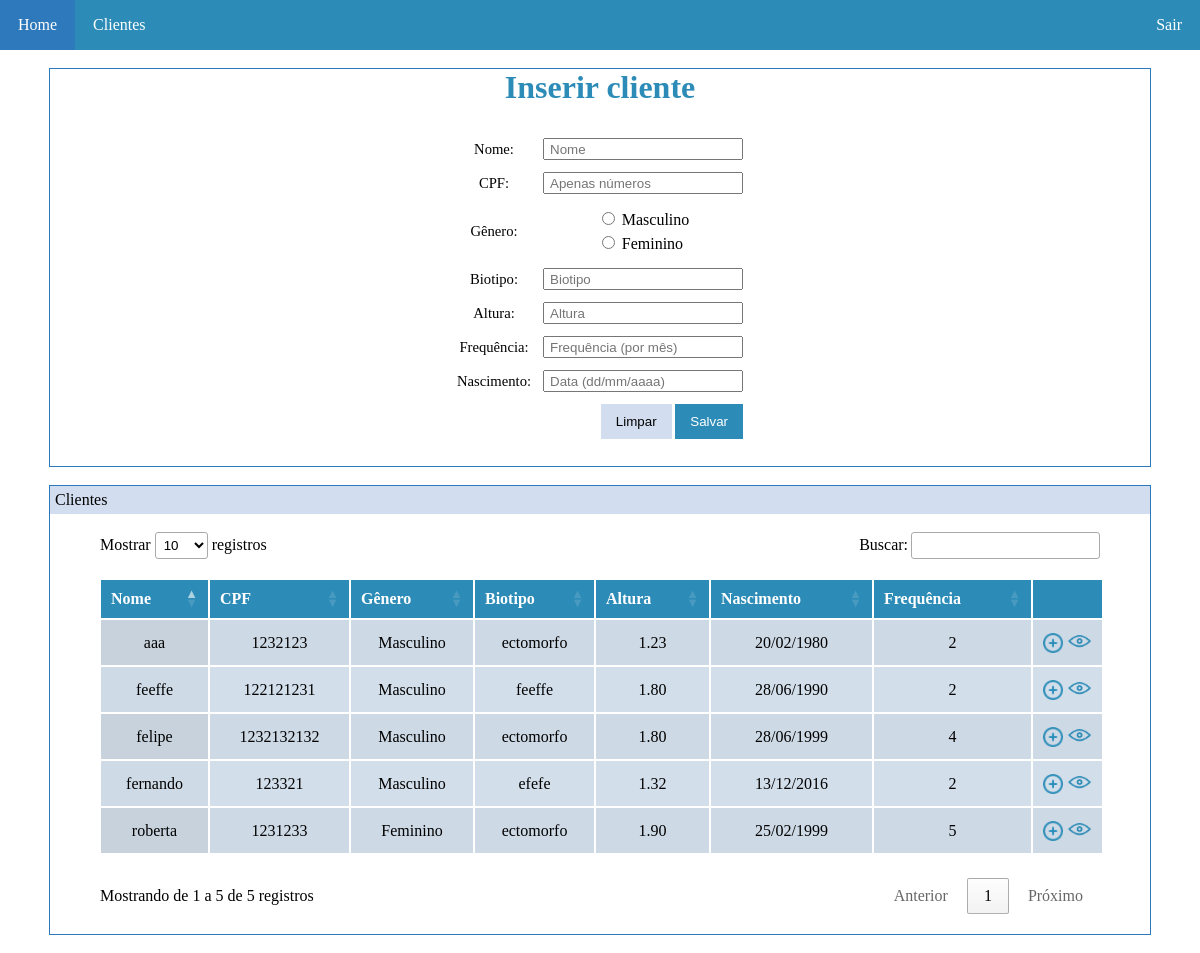
The app's page /cliente.php (signed in) with its own data.
### tables this page shows
CREATE TABLE `aluno` (
  `cpf` varchar(50) NOT NULL,
  `nome` varchar(200) NOT NULL,
  `dataNasc` date NOT NULL,
  `genero` char(1) NOT NULL,
  `altura` float NOT NULL,
  `biotipo` varchar(100) NOT NULL,
  `frequenciaSem` int(11) NOT NULL,
  `codigo` varchar(45) NOT NULL
);

### Dao/dao.class.php (called while the page is built, shortened)
<?php
require_once 'DaoBDClass/conexao.class.php';
require_once 'DaoBDClass/select.class.php';
class dao {
    public function buscarTodosPorObjeto($objeto, $ordenacao = null) {
        $select = new select();
        $result = $select->doSelect(get_class($objeto), $ordenacao, null);
        if (!empty($result)) {
            return $this->criarObjetosBusca($result, $objeto);
        } else {
            return false;
        }
    }
    private function criarObjetosBusca($result, $objeto) {
        $objetoClasse = new $classeObjeto();
        $reflectionObjetoClasse = new ReflectionObject($objetoClasse);
        $retorno = [];
        foreach ($result as $valor) {
            foreach ($reflectionObjetoClasse->getProperties() as $property) {
                $prop = $property->getName();
                $retorno[$prop][] = $valor[$prop];
            }
        }
        $objetosRetorno = [];
        for ($i = 0; $i < count($retorno[$prop]); $i++) {
            $objetoRegistro = new $classeObjeto();
            $reflectionObjetoRegistro = new ReflectionObject($objetoRegistro);
            foreach ($reflectionObjetoRegistro->getProperties() as $property) {
                $prop = $property->getName();
                $method = $reflectionObjetoRegistro->getMethod("set" . $prop);
            }
            array_push($objetosRetorno, $objetoRegistro);
        }
        return $objetosRetorno;
    }
}

### Dao/DaoBDClass/conexao.class.php (called while the page is built)
<?php
class conexao {
    private static $host = 'localhost';
    private static $user = 'root';
    private static $pass = '';
    private static $bd = 'academia';
    private static $connect;
    private static function conectar() {
        try {
            $options = [PDO::MYSQL_ATTR_INIT_COMMAND => 'SET NAMES UTF8'];
            $dsn = 'mysql:host=' . self::$host . ';dbname=' . self::$bd;
            self::$connect = new PDO($dsn, self::$user, self::$pass, $options);
        } catch (PDOException $e) {
            echo 'ERRO: --' . $e->getMessage() . '-- na linha --' . $e->getLine() . '--';
        }
        return self::$connect;
    }
    public static function getConexao() {
        return self::conectar();
    }
}

### Dao/DaoBDClass/select.class.php (called while the page is built, shortened)
<?php
class select extends conexao {
    private $conexao;
    private $query;
    public function doSelect($tabela, $termos = null, $dados = null) {
        $this->query = 'SELECT * FROM ' . $tabela . ' ' . $termos;
        return $this->executar();
    }
    private function conectando() {
        $this->conexao = parent::getConexao();
    }
    private function executar() {
        try {
            $this->select = $this->conexao->prepare($this->query);
            $this->select->setFetchMode(PDO::FETCH_ASSOC);
            $this->select->execute();
            $this->resultado = $this->select->fetchAll();
            return $this->resultado;
        } catch (PDOException $e) {
            echo 'Erro - ' . $e->getMessage();
        }
    }
}

### Class/aluno.class.php (called while the page is built, shortened)
<?php
class aluno {
    private $nome;
    private $cpf;
    private $dataNasc;
    private $genero;
    private $altura;
    private $biotipo;
    private $frequenciaSem;
    private $codigo;
    function getNome() {
        return $this->nome;
    }
    function getCpf() {
        return $this->cpf;
    }
    function getDataNasc() {
        return $this->dataNasc;
    }
    function getGenero() {
        return $this->genero;
    }
    function getAltura() {
        return $this->altura;
    }
    function getBiotipo() {
        return $this->biotipo;
    }
    function getFrequenciaSem() {
        return $this->frequenciaSem;
    }
    function getCodigo() {
        return $this->codigo;
    }
    function setNome($nome) {
        $this->nome = $nome;
    }
    function setCpf($cpf) {
        $this->cpf = $cpf;
    }
    function setDataNasc($dataNasc) {
        $this->dataNasc = $dataNasc;
    }
    function setGenero($genero) {
        $this->genero = $genero;
    }
    function setAltura($altura) {
        $this->altura = $altura;
    }
    function setBiotipo($biotipo) {
        $this->biotipo = $biotipo;
    }
    function setFrequenciaSem($frequenciaSem) {
        $this->frequenciaSem = $frequenciaSem;
    }
    function setCodigo($codigo) {
        $this->codigo = $codigo;
    }
}

### cliente.php (the view, shortened to what this page needs)
<?php
require_once './Class/aluno.class.php';
require_once './Dao/dao.class.php';
?>
<html>
    <head>
        <link href="estilo.css" rel="stylesheet">
        <link href="css/dataTables.css" rel="stylesheet">
        <link href="https://cdn.datatables.net/1.10.12/css/jquery.dataTables.min.css" rel="stylesheet">
    </head>
    <body>
        <ul>
            <li><a href="inicio.php">Home</a></li>
            <li><a href="cliente.php">Clientes</a></li>
            <li id="sair"><a href="logout.php">Sair</a></li>
        </ul>
    <center>
        <br>
        <div class="div-cliente">
            <form action="cliente.php" method="post">
                <h1 id="titulo-txt">Inserir cliente</h1>
                <table cellspacing="10" id="tbl-cadastro-cliente" align="center">
                    <tr>
                        <td>Nome:</td>
                        <td><input type="text" placeholder="Nome" class="inpt" name="nome"></td>
                    </tr>
                    <tr>
                        <td>CPF:</td>
                        <td><input type="text" placeholder="Apenas números" class="inpt" name="cpf" maxlength="20"></td>
                    </tr>
                    <tr>
                        <td>Gênero:</td>
                        <td>
                            <table align="center">
                                <tr>
                                    <td>
                                        <input type="radio" name="genero" value="M"> Masculino
                                    </td>
                                </tr>
                                <tr>
                                    <td>
                                        <input type="radio" name="genero" value="F"> Feminino
                                    </td>
                                </tr>
                            </table>
                        </td>
                    </tr>
                    <tr>
                        <td>Biotipo:</td>
                        <td><input type="text" placeholder="Biotipo" class="inpt" name="biotipo"></td>
                    </tr>
                    <tr>
                        <td>Altura:</td>
                        <td><input type="text" placeholder="Altura" class="inpt" name="altura" id="altura"></td>
                    </tr>
                    <tr>
                        <td>Frequência:</td>
                        <td><input type="number" placeholder="Frequência (por mês)" class="inpt" name="frequencia"></td>
                    </tr>
                    <tr>
                        <td>Nascimento:</td>
                        <td><input type="text" placeholder="Data (dd/mm/aaaa)" class="inpt" name="dataNasc" id="dataNasc"></td>
                    </tr>
                    <tr>
                        <td></td>
                        <td style="text-align: right"><input type="reset" value="Limpar" id="btn-limpar"> <input type="submit" value="Salvar" id="btn-entrar"></td>
                    </tr>
                </table>
            </form>
        </div>
        <br>
        <div class="div-cliente">
            <div id="breadcrumbs">Clientes</div>
            <br>
            <div style="width: 1000px; padding-bottom: 20px;margin: auto;">
                <table id="example" class="table table-striped display nowrap" cellspacing="0" style="padding-top: 20px; padding-bottom: 20px; border: 0px; text-align: center;">
                    <thead style="background-color: #2D8CB7 !important; color: white !important;">
                        <tr>
                            <th style="border: 0.5px solid white !important;">Nome</th>
                            <th style="border: 0.5px solid white !important;">CPF</th>
                            <th style="border: 0.5px solid white !important;">Gênero</th>
                            <th style="border: 0.5px solid white !important;">Biotipo</th>
                            <th style="border: 0.5px solid white !important;">Altura</th>
                            <th style="border: 0.5px solid white !important;">Nascimento</th>
                            <th style="border: 0.5px solid white !important;">Frequência</th>
                            <th style="border: 0.5px solid white !important;"></th>
                        </tr>
                    </thead>
                    <tbody>
                        <?php
                        $aluno = new aluno();
                        $dao = new dao();
                        $aluno = $dao->buscarTodosPorObjeto($aluno, 'ORDER BY nome ASC');
                        foreach ($aluno as $alunoDados) {
                            ?>
                            <tr style="background-color: #D2DEEA !important;">
                                <td style="border: 0.5px solid white !important;"><?php echo $alunoDados->getNome(); ?></td>
                                <td style="border: 0.5px solid white !important;"><?php echo $alunoDados->getCpf(); ?></td>
                                <td style="border: 0.5px solid white !important;"><?php echo ($alunoDados->getGenero() == 'M') ? 'Masculino' : 'Feminino'; ?></td>
                                <td style="border: 0.5px solid white !important;"><?php echo $alunoDados->getBiotipo() ?></td>
                                <td style="border: 0.5px solid white !important;"><?php echo number_format($alunoDados->getAltura(), 2, '.', ','); ?></td>
                                <?php
                                $divide = explode('-', $alunoDados->getDataNasc());
                                $dia = $divide[2];
                                $mes = $divide[1];
                                $ano = $divide[0];
                                $data = $dia . '/' . $mes . '/' . $ano;
                                ?>
                                <td style="border: 0.5px solid white !important;"><?php echo $data; ?></td>
                                <td style="border: 0.5px solid white !important;"><?php echo $alunoDados->getFrequenciaSem(); ?></td>
                                <td style="border: 0.5px solid white !important;">
                                    <a href="inserirTreino.php?c=<?php echo $alunoDados->getCodigo(); ?>"><img src="img/mais-icon.png" style="height: 20px;"></a>
                                    <a href="verTreino.php?c=<?php echo $alunoDados->getCodigo(); ?>"><img src="img/ver-icon.png" style="height: 25px;"></a>
                                </td>
                            </tr>
                            <?php
                        }
                        ?>
                    </tbody>
                </table>
            </div>
        </div>
    </center>
    <br>
</body>
</html>

### estilo.css (style rules this page uses)
body { margin: 0px; font-family: Verdana; }
ul { list-style-type: none; margin: 0; padding: 0; overflow: hidden; background-color: #2D8CB7; }
li { float: left; }
li a { display: block; color: white; text-align: center; padding: 16px 18px; text-decoration: none; }
#sair { float: right; }
#titulo-txt { color: #2D8CB7; }
#btn-entrar { background: #2D8CB7; color: white; padding-top: 10px; padding-bottom: 10px; padding-left: 15px; padding-right: 15px; border: 0px; }
#btn-limpar { background: #D2DEEF; color: black; padding-top: 10px; padding-bottom: 10px; padding-left: 15px; padding-right: 15px; border: 0px; }
.inpt { height: 22px; width: 200px; padding-left: 5px; }
#tbl-cadastro-cliente { font-size: 11pt; text-align: center; }
.div-cliente { border: 1px solid #2D79BB; width: 1100px; display: table; text-align: center; }
#breadcrumbs { padding: 5px; background: #D2DEEF; text-align: left; }

### records on screen
aluno: nome "aaa", cpf "1232123", genero "Masculino", biotipo "ectomorfo", altura "1.23", dataNasc "20/02/1980", frequenciaSem "2"
aluno: nome "feeffe", cpf "122121231", genero "Masculino", biotipo "feeffe", altura "1.80", dataNasc "28/06/1990", frequenciaSem "2"
aluno: nome "felipe", cpf "1232132132", genero "Masculino", biotipo "ectomorfo", altura "1.80", dataNasc "28/06/1999", frequenciaSem "4"
aluno: nome "fernando", cpf "123321", genero "Masculino", biotipo "efefe", altura "1.32", dataNasc "13/12/2016", frequenciaSem "2"
aluno: nome "roberta", cpf "1231233", genero "Feminino", biotipo "ectomorfo", altura "1.90", dataNasc "25/02/1999", frequenciaSem "5"
